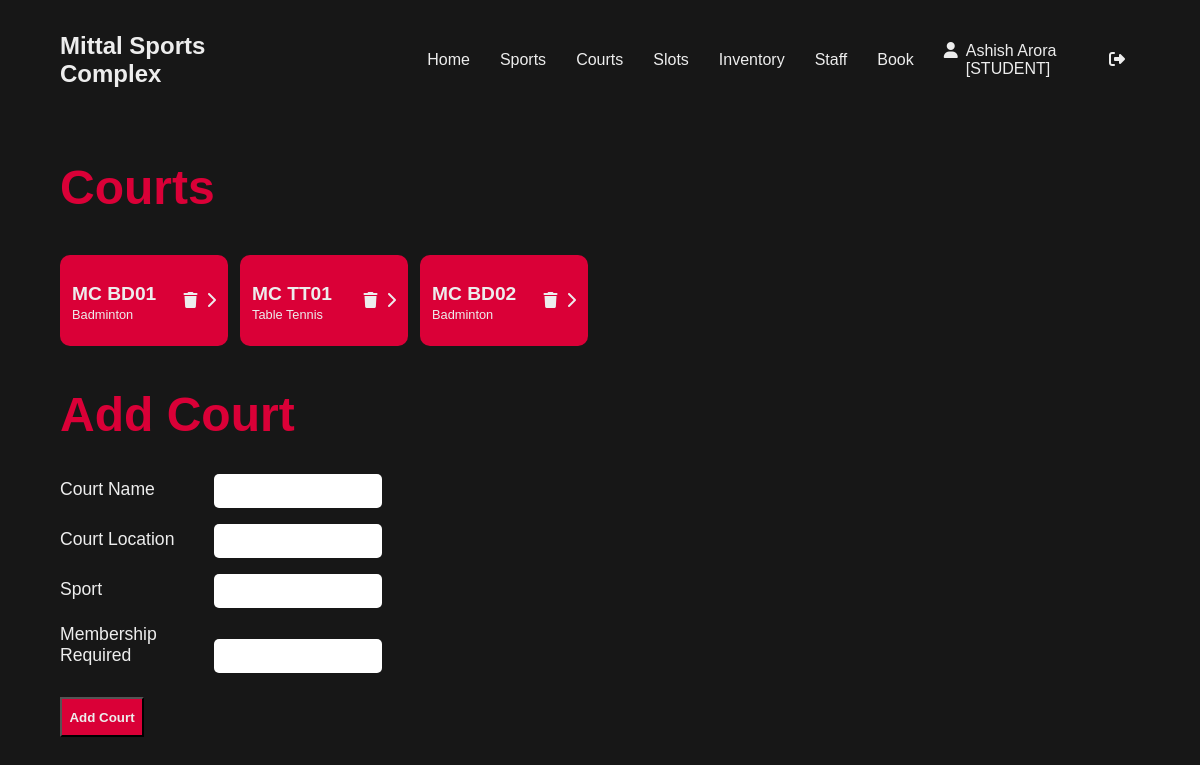
Page /courts (signed in) on the committed database.
### Users/models.py (models this page shows, shortened)
class CustomUser(AbstractUser):
    username = models.CharField(max_length=11, primary_key=True)
    membershipcode = models.CharField(max_length=5, default="FREE")
    status = models.CharField(max_length=10, default="student")
    isAdmin = models.BooleanField(default=False)

### courts/models.py (models this page shows)
class Courts(models.Model):
    courtname = models.CharField(max_length=12)
    courtlocation = models.CharField(max_length=60)
    sport = models.ForeignKey(Sports, related_name="courts", on_delete=models.CASCADE, null = True, blank = True)
    membership_req = models.CharField(max_length=5)
    def __str__(self):
        return self.courtname

### sports/models.py (models this page shows)
class Sports(models.Model):
    sportcode = models.CharField(primary_key=True, max_length=3, blank = False)
    name = models.CharField(max_length=25)
    def __str__(self):
        return self.name

### courts/views.py (the view, shortened to what this page needs)
# urls.py: path('courts', views.updateCourts, name="updatecourts"),
@login_required(login_url='login')
def updateCourts(request):
    addcourtform = forms.addCourt()
    allcourts = Courts.objects.all()
    allsports = Sports.objects.all()
    context = {'addcourtform':addcourtform, 'allcourts':allcourts, 'allsports':allsports}
    return render(request, 'courts/updateCourts.html', context)

### courts/forms.py
class addCourt(ModelForm):
    courtname = forms.CharField(label="Court Name")
    courtlocation = forms.CharField(label="Court Location")
    membership_req = forms.CharField(label = "Membership Code")
    class Meta:
        model = Courts
        fields = ['courtname', 'courtlocation', 'membership_req']

### courts/templates/courts/updateCourts.html (shortened to what this page needs)
{% extends 'main.html' %}
{% block content %}
{% load static %}
<div class="container">
<h2 class="subheading">Courts</h2>
<div class = "courtmenu">
    {% if request.user.status == "staff" or request.user.isAdmin %}
    {% for court in allcourts %}
    <div class = "courtcard">
        <div>
            <h2>{{court}}</h2>
            <p>{{court.sport}}</p>
        </div>
        <div>
            <a href="courts/{{court.id}}"><i class="fa-solid fa-trash"></i></a>
            <a href="viewcourt/{{court.id}}"><i class="fa-solid fa-chevron-right"></i></a>
        </div>
    </div>
    {% endfor %}
    {% endif %}
</div>
{% if request.user.status == "staff" or request.user.isAdmin%}
<h1 class="subheading">Add Court</h1>
<form action="" method = "POST">
    <div class="field courtfield">
        <label>Court Name</label>
        {{addcourtform.courtname}}
    </div>
    <div class="field courtfield">
    <label>Court Location</label>
    {{addcourtform.courtlocation}}
    </div>
    <div class="field courtfield">
    <label>Sport</label>
    <input type="text" list = "sport" name = "sport" required>
    </div>
    <div class="field courtfield">
    <label>Membership Required</label>
    {{addcourtform.membership_req}}
    </div>
    <input type="submit" value="Add Court" class="submit">
</form>
{% endif %}
</div>
{% endblock %}

### templates/navbar.html
<div class = "navbar">
<div><a href="/"><h2>Mittal Sports Complex</h2></a></div>
{% if request.user.is_authenticated %}
<div>
    <div><a href="{% url 'landing' %}">Home</a></div>
    <div><a href="{% url 'updatesports' %}">Sports</a></div>
    <div><a href="{% url 'updatecourts' %}">Courts</a></div>
    {% if request.user.status == "staff" or request.user.isAdmin %}
    <div><a href="{% url 'updateslots' %}">Slots</a></div>
    <div><a href="{% url 'updateinventory' %}">Inventory</a></div>
    {% endif %}
    {% if request.user.isAdmin %}
    <div><a href="{% url 'assignstaff' %}">Staff</a></div>
    {% endif %}
    <div><a href="{% url 'updatebooking' %}">Book</a></div>
    <div style="border: none;"> <i class="fa fa-user" aria-hidden="true"></i> {{request.user.first_name}} {{request.user.last_name}} [{{request.user.status.upper}}]</div>
    <div><a href="{% url 'logout' %}"><i class="fa-solid fa-right-from-bracket" style="margin-right: 0;"></i></a></div>
</div>
{% else %}
<div>
    <div><a href="{% url 'login' %}">Login</a></div>
</div>
{% endif %}
</div>

### static/main.css (style rules this page uses)
.navbar { display: flex; height: 15vh; justify-content: space-between; }
.navbar * { margin: 0; }
body { margin: 0; height: 100vh; width: 100vw; max-width: 100%; background: rgb(23,23,23); color: #EDEDED; font-family: 'Gill Sans', 'Gill Sans MT', Calibri, 'Trebuchet MS', sans-serif; }
a { color: inherit; text-decoration: none; }
.navbar i { margin-right:8px; }
.field { margin: 2vh auto; }
.field label { font-size: 1.1rem; margin-right: 0.5vw; width: 6vw; display: inline-block; text-align: left; }
.field input, .field select { width: 12vw; padding-left: 1vw; padding-right: 1vw; border: none; height: 4vh; border-radius: 5px; }
.navbar div { vertical-align: middle; margin: auto 5vw; padding: 5px 0; display: inline-flex; }
.navbar div div { margin: auto 15px; }
.container { max-width: 90vw; margin: auto 5vw; margin-top: 2vh; }
.subheading { font-size: 3rem; color: #DA0037; }
.courtmenu { width: 80vw; display: flex; }
.courtcard { width: 12vw; height: auto; background-color: #DA0037; border-radius: 10px; padding: 1.5vh 1vw; display: inline-flex; justify-content: space-between; align-items: center; margin-bottom: 1vh; margin-right: 1vw; }
.courtcard i { margin-left: 4px; }
.courtcard h2 { font-size: 1.2rem; margin: 2vh 0; margin-bottom: 0; }
.courtcard p { margin-top: 2px; font-size: 0.8rem; }
.submit { background-color: #DA0037; color: #EDEDED; font-weight: 600; width: 7vw; height: 5vh; box-shadow: none; transition: ease 0.5s; margin: 1vh auto; }
.courtfield label { width: 12vw !important; }

### rows in the picture
CustomUser: user.first_name "Ashish", user.last_name "Arora", user.status "STUDENT"
Courts: courtname "MC BD01", sport "Badminton"
Courts: courtname "MC TT01", sport "Table Tennis"
Courts: courtname "MC BD02", sport "Badminton"
